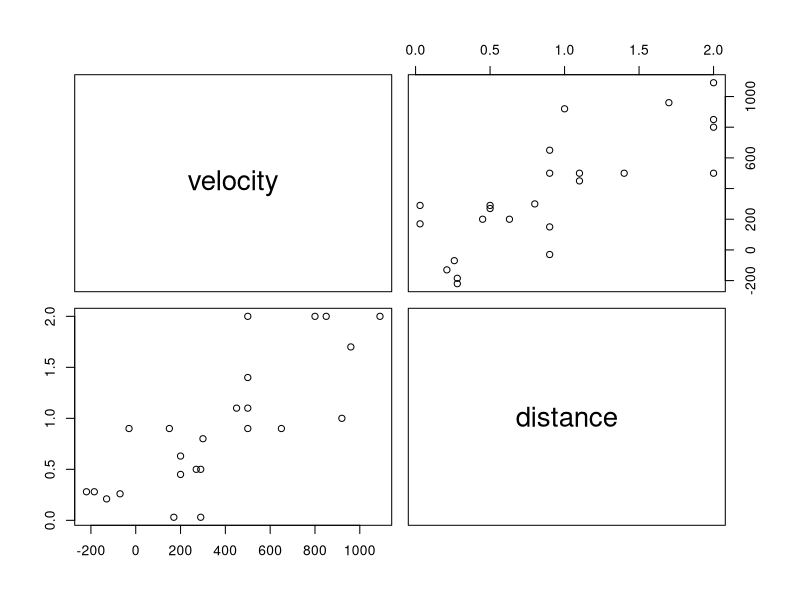
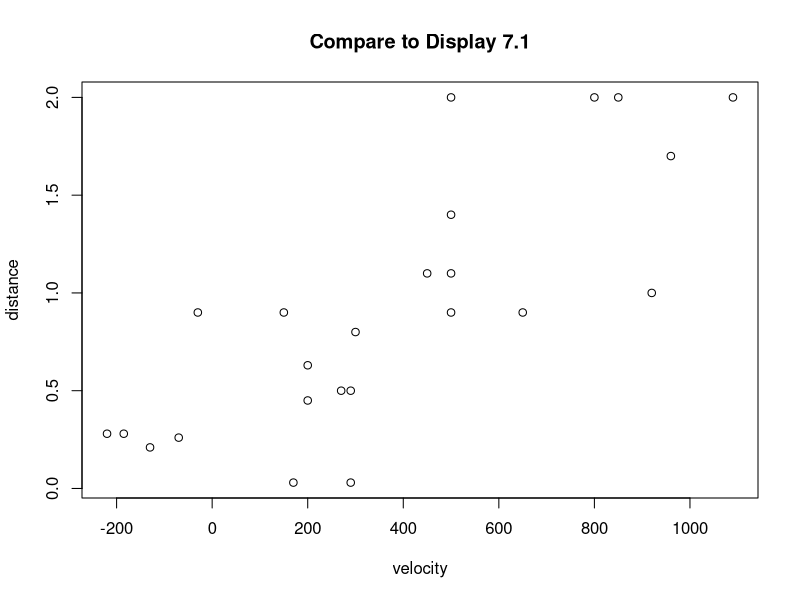

Generate these figures, in order, with R: (Note: this script raises an error after producing the figures.)
setwd("U:\\401A\\sleuth3csv") # or whever your data are

library(ggplot2)

#######################################################
# Chapter 7                                         
#######################################################

case0701 = read.csv("case0701.csv")
names(case0701) = tolower(names(case0701))
summary(case0701) 
pairs(case0701)

plot(distance~velocity, case0701, main='Compare to Display 7.1')

mod = lm(distance~velocity, case0701)
summary(mod) # Compare to Display 7.9
case0701$fit = predict(mod)
case0701$res = residual(mod)
case0701 # Compare to Display 7.8

plot(distance~velocity, case0701)
abline(mod, col="red")

# centered explanatory variable regression
case0701$centered = with(case0701, velocity-mean(velocity)) # Automatically subtract the mean
case0701
mod2 = lm(distance~centered, case0701)
summary(mod2)

# Compare to Display 7.10 and 7.12
predict(mod2, interval="confidence")      # confidence interval for the mean
predict(mod2, interval="prediction")      # prediction interval for new data points

plot(residuals(mod2)~fitted(mod2))        # manual diagnostic plot
par(mfrow=c(2,3))
plot(mod2, 1:6, ask=F)                    # automatic diagnostic plots

# Sample correlation coefficient
cor.test(case0701$velocity,case0701$distance)






case0702 = read.csv("case0702.csv")
names(case0702) = tolower(names(case0702))
names(case0702)[1] = "hours" # To match the SAS code and book results

case0702 # Compare to Display 7.3

# Fit the simple linear regression model
mod = lm(ph ~ log(hours), case0702)

# This gets confidence band
ggplot(case0702, aes(x=ph, y=log(hours))) + geom_point() + geom_smooth(method='lm',formula=y~x)

# This gets prediction band
plot(ph~hours, case0702, log='x', main="Compare to Display 7.4", pch=19)
pred = predict(mod, interval="prediction")
lines(case0702$hours,pred[,1])
lines(case0702$hours,pred[,2], lty=2)
lines(case0702$hours,pred[,3], lty=2)
